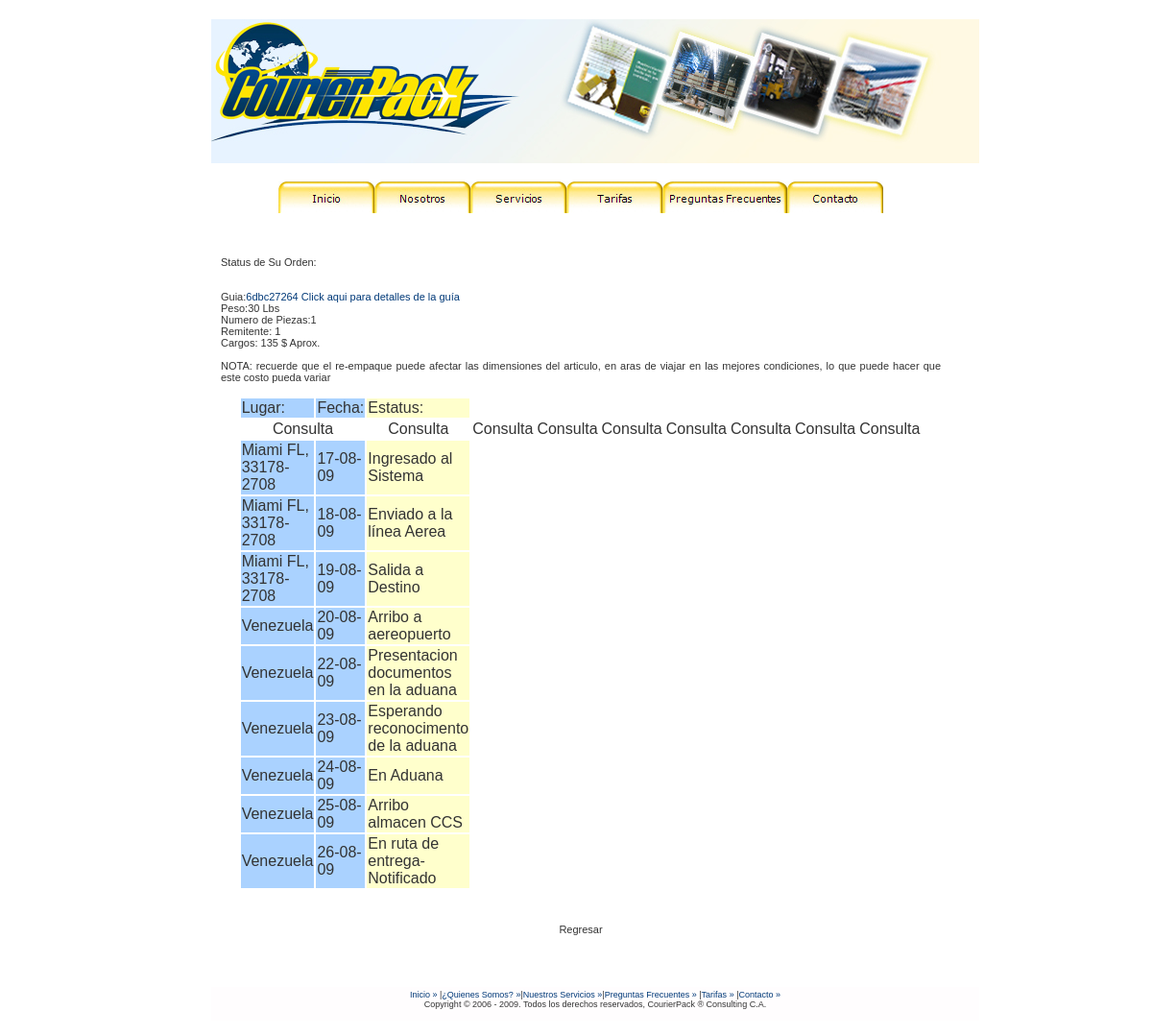
The app's page /homedir/public_html.bk/consulta_estatus_por_guia.php?guiacliente=6dbc27264 with its own data.
### tables this page shows
CREATE TABLE `guias_clientes` (
  `id` bigint(99) NOT NULL AUTO_INCREMENT,
  `guia` varchar(50) NOT NULL DEFAULT '',
  `Lugar` varchar(40) NOT NULL,
  `fecha` varchar(20) NOT NULL DEFAULT '',
  `peso` varchar(90) NOT NULL DEFAULT '',
  `piezas` varchar(40) NOT NULL,
  `remitente` text NOT NULL,
  `status` varchar(300) NOT NULL,
  `cargos` varchar(20) NOT NULL DEFAULT '',
  PRIMARY KEY (`id`)
);

### homedir/public_html.bk/consulta_estatus_por_guia.php (the view, shortened to what this page needs)
<html>
<body>
<?php
$link = mysql_connect("localhost", "courierp_courier", "hVAC53fjGa7F");
$result = mysql_query("SELECT * FROM courierp_miembros.guias_clientes WHERE guia= '".$_GET['guiacliente']."'", $link);
if ($row = mysql_fetch_array($result)){
echo "<!DOCTYPE html PUBLIC '-//W3C//DTD XHTML 1.0 Transitional//EN' 'http://www.w3.org/TR/xhtml1/DTD/xhtml1-transitional.dtd'>
<html xmlns='http://www.w3.org/1999/xhtml'>
<head>
<link rel='stylesheet' href='style.css' type='text/css' />
</head>
<body onload='FP_preloadImgs(/*url*/'images/button4D.jpg', /*url*/'images/button4E.jpg', /*url*/'images/button50.jpg', /*url*/'images/button51.jpg', /*url*/'images/button53.jpg', /*url*/'images/button54.jpg', /*url*/'images/button56.jpg', /*url*/'images/button57.jpg', /*url*/'images/button59.jpg', /*url*/'images/button5A.jpg', /*url*/'images/button5C.jpg', /*url*/'images/button5D.jpg')'>
<div id='page' style='width: 760px; height: auto'>
<div id='header'>
	<div id='headerimg'>
		<h1><a href=''></a></h1>
	</div>
</div>
<div id='next'><ul>
  <li class='pagenav'><table width='100%' border='0' align='center' cellpadding='0' cellspacing='0' bordercolor='#FFFCDD' bgcolor='#FFFCDD'>
    <tr>
      <td width='27%' height='41' align='center' valign='middle' bgcolor='#FFFFFF'><div align='center'>
        <p class='entry'><a href='index.html'>
		<img border='0' id='img8' src='images/button4C.jpg' height='33' width='100' alt='Inicio' onmouseover='FP_swapImg(1,0,/*id*/'img8',/*url*/'images/button4D.jpg')' onmouseout='FP_swapImg(0,0,/*id*/'img8',/*url*/'images/button4C.jpg')' onmousedown='FP_swapImg(1,0,/*id*/'img8',/*url*/'images/button4E.jpg')' onmouseup='FP_swapImg(0,0,/*id*/'img8',/*url*/'images/button4D.jpg')' fp-style='fp-btn: Glass Tab 4; fp-font: Verdana; fp-font-size: 8; fp-font-color-hover: #003978; fp-font-color-press: #999999' fp-title='Inicio'></a><a href='nosotros.html'><img border='0' id='img14' src='images/button4F.jpg' height='33' width='100' alt='Nosotros' onmouseover='FP_swapImg(1,0,/*id*/'img14',/*url*/'images/button50.jpg')' onmouseout='FP_swapImg(0,0,/*id*/'img14',/*url*/'images/button4F.jpg')' onmousedown='FP_swapImg(1,0,/*id*/'img14',/*url*/'images/button51.jpg')' onmouseup='FP_swapImg(0,0,/*id*/'img14',/*url*/'images/button50.jpg')' fp-style='fp-btn: Glass Tab 4; fp-font: Verdana; fp-font-size: 8; fp-font-color-hover: #003978; fp-font-color-press: #999999' fp-title='Nosotros'></a><a href='servicios.html'><img border='0' id='img15' src='images/button52.jpg' height='33' width='100' alt='Servicios' onmouseover='FP_swapImg(1,0,/*id*/'img15',/*url*/'images/button53.jpg')' onmouseout='FP_swapImg(0,0,/*id*/'img15',/*url*/'images/button52.jpg')' onmousedown='FP_swapImg(1,0,/*id*/'img15',/*url*/'images/button54.jpg')' onmouseup='FP_swapImg(0,0,/*id*/'img15',/*url*/'images/button53.jpg')' fp-style='fp-btn: Glass Tab 4; fp-font: Verdana; fp-font-size: 8; fp-font-color-hover: #003978; fp-font-color-press: #999999' fp-title='Servicios'></a><a href='tarifas.html'><img border='0' id='img16' src='images/button55.jpg' height='33' width='100' alt='Tarifas' onmouseover='FP_swapImg(1,0,/*id*/'img16',/*url*/'images/button56.jpg')' onmouseout='FP_swapImg(0,0,/*id*/'img16',/*url*/'images/button55.jpg')' onmousedown='FP_swapImg(1,0,/*id*/'img16',/*url*/'images/button57.jpg')' onmouseup='FP_swapImg(0,0,/*id*/'img16',/*url*/'images/button56.jpg')' fp-style='fp-btn: Glass Tab 4; fp-font: Verdana; fp-font-size: 8; fp-font-color-hover: #003978; fp-font-color-press: #999999' fp-title='Tarifas'></a><a href='preguntas.html'><img border='0' id='img17' src='images/button58.jpg' height='33' width='130' alt='Preguntas Frecuentes' onmouseover='FP_swapImg(1,0,/*id*/'img17',/*url*/'images/button59.jpg')' onmouseout='FP_swapImg(0,0,/*id*/'img17',/*url*/'images/button58.jpg')' onmousedown='FP_swapImg(1,0,/*id*/'img17',/*url*/'images/button5A.jpg')' onmouseup='FP_swapImg(0,0,/*id*/'img17',/*url*/'images/button59.jpg')' fp-style='fp-btn: Glass Tab 4; fp-font: Verdana; fp-font-size: 8; fp-font-color-hover: #003978; fp-font-color-press: #999999; fp-proportional: 0' fp-title='Preguntas Frecuentes'></a><a href='contacto.html'><img border='0' id='img18' src='images/button5B.jpg' height='33' width='100' alt='Contacto' onmouseover='FP_swapImg(1,0,/*id*/'img18',/*url*/'images/button5C.jpg')' onmouseout='FP_swapImg(0,0,/*id*/'img18',/*url*/'images/button5B.jpg')' onmousedown='FP_swapImg(1,0,/*id*/'img18',/*url*/'images/button5D.jpg')' onmouseup='FP_swapImg(0,0,/*id*/'img18',/*url*/'images/button5C.jpg')' fp-style='fp-btn: Glass Tab 4; fp-font: Verdana; fp-font-size: 8; fp-font-color-hover: #003978; fp-font-color-press: #999999' fp-title='Contacto'></a></p>
        </div></td>
    </tr>
    <tr>
      <td height='41' align='center' valign='middle' bgcolor='#FFFFFF'>&nbsp;</td>
    </tr>
  </table>
  </li>      <li class='pagenav style1'> ";
echo " <div align='center'>\n ";
echo " <table width='612' border='0'> \n ";
echo " <tr bgcolor='#FFFFFF'> \n ";
echo "<div align='justify' class='style1'>Status de Su Orden:<br><br><br>
Guia:<a href='http://www.courierpack.com.ve/consulta.php?guiacliente=".$row["guia"]."'>".$row["guia"]." Click aqui para detalles de la guía </a><br>
Peso:".$row["peso"]." Lbs<br>
Numero de  Piezas:".$row["piezas"]."<br>
Remitente: ".$row["piezas"]."<br>
Cargos:   ".$row["cargos"]." $ Aprox.<br><br> NOTA: recuerde que el re-empaque puede afectar las dimensiones del articulo, en aras de viajar en las mejores condiciones, lo que puede hacer que este costo pueda variar <br><br>
</div>
<tr>
    <td width='506' bgcolor='#AAD2FF'><span class='style1'>Lugar:</td>
    <td width='47' bgcolor='#AAD2FF'><span class='style1'>Fecha:</td>
    <td width='506' bgcolor='#FFFFCC'><span class='style1'>Estatus:</td></tr>";
while ($field = mysql_fetch_field($result)){
echo "<td colspan='2'><div align='center' class='style1'>Consulta</div></td>\n";
}
echo "</tr> \n";
do {
echo "<tr>
    <td width='506' bgcolor='#AAD2FF'><span class='style1'>".$row["Lugar"]."</span></td>
    <td width='47' bgcolor='#AAD2FF'><span class='style1'>".$row["fecha"]."</span></td>
    <td width='506' bgcolor='#FFFFCC'><span class='style1'>".$row["status"]."</span></td></tr>";
} while ($row = mysql_fetch_array($result));
echo "</table> \n";
echo "<br> \n";
echo "<br> \n";
echo "<p><a href='zona_usuarios.php' class='style1'>Regresar</a></p>";
echo "</div>";
echo "    <li class='pagenav style1'></li>
      <li class='pagenav style1'></li>
      <li class='pagenav style1'></li>
      </ul>
  <p>&nbsp;</p>
  <ul>
    <CENTER >
      </CENTER>
  </ul>
  </div>
<hr />
<div id='footer'>
	<p class='style1'><span class='entry'><a href='#' title='View all posts in Uncategorized' class='entry'>Inicio </a><a href='#' title='Inicio' class='entry'>&#187;</a> |<a href='#'>&iquest;Quienes Somos?</a><a href='#' title='&iquest;Quienes Somos?' class='entry'> &#187;</a>|<a href='#'>Nuestros Servicios</a><a href='#' title='Nuestros Servicios' class='entry'> &#187;</a>|<a href='#'>Preguntas Frecuentes</a><a href='#' title='Preguntas Frecuentes' class='entry'> &#187;</a> |<a href='#'>Tarifas</a><a href='#' title='Debe estar registrado para poder visualizarlas ' class='entry'> &#187;</a> |<a href='#' title='Comment on Hello world!' class='entry'>Contacto &#187;</a></span><br />
Copyright &copy; 2006 - 2009. Todos los derechos reservados, CourierPack &reg; Consulting C.A. </p>
</div>
<div class='design_copyright'>
<a href='' title='Web Design' class='web_design'>Web design</a> by Sarkis.</div>
</div>
</body>
</html>";
}
?>

### homedir/public_html.bk/style.css (style rules this page uses)
body { font-size: 9px; font-family: Verdana, Arial, Sans-Serif; margin: 0px; background: url(images/img01.gif) repeat-x left top; color: #FFFFFF; }
#page { background-color: #FFFFFF; border: none; text-align: left; background: url("images/kubrickbg.jpg") repeat-y top; border: none; }
#header { background: #3f433b url('images/kubrickheader.jpg') no-repeat bottom center; }
#headerimg { margin: 7px 9px 0; height: 150px; width: 760px; }
#footer { background: #3f433b url('images/kubrickfooter.jpg') no-repeat top; border: none; }
h1, h2, h3 { font-family: Arial, Sans-Serif ; font-weight: bold; }
h1 { font-size: 26px; text-align: center; }
h1, h1 a, h1 a:hover, h1 a:visited, #headerimg .description { text-decoration: none; color: #666666; }
ul { list-style:none; margin: 0; padding: 5px 0 5px 10px; }
li { padding: 0; font-size: 11px; color:#CCC; }
a, h2 a:hover, h3 a:hover { color: #003978; text-decoration: none; }
body { margin: 20px 0 15px 0; padding: 0; }
#page { margin: 0 auto; padding: 0; width: 600px; }
#header { background-color: #FFFFFF; margin: 0; padding: 0; height: 150px; width: 800px; }
#headerimg { margin: 0; height: 222px; width: 100%; }
#footer { padding: 0; margin: 0 auto; width: 800px; clear: both; }
#footer p { margin: 0; padding: 3px 0 12px 0; text-align: center; }
h1 { margin: 0; padding: 25px 0 0 30px; text-align: left; }
p img { padding: 0; max-width: 100%; }
a img { border: none; }

### records on screen
guias_clientes: guia "6dbc27264", peso "30", piezas "1", cargos "135", Lugar "Miami FL, 33178-2708", fecha "17-08-09", status "Ingresado al Sistema"
guias_clientes: Lugar "Miami FL, 33178-2708", fecha "18-08-09", status "Enviado a la línea Aerea"
guias_clientes: Lugar "Miami FL, 33178-2708", fecha "19-08-09", status "Salida a Destino"
guias_clientes: Lugar "Venezuela", fecha "20-08-09", status "Arribo a aereopuerto"
guias_clientes: Lugar "Venezuela", fecha "22-08-09", status "Presentacion documentos en la aduana"
guias_clientes: Lugar "Venezuela", fecha "23-08-09", status "Esperando reconocimento de la aduana"
guias_clientes: Lugar "Venezuela", fecha "24-08-09", status "En Aduana"
guias_clientes: Lugar "Venezuela", fecha "25-08-09", status "Arribo almacen CCS"
guias_clientes: Lugar "Venezuela", fecha "26-08-09", status "En ruta de entrega-Notificado"
